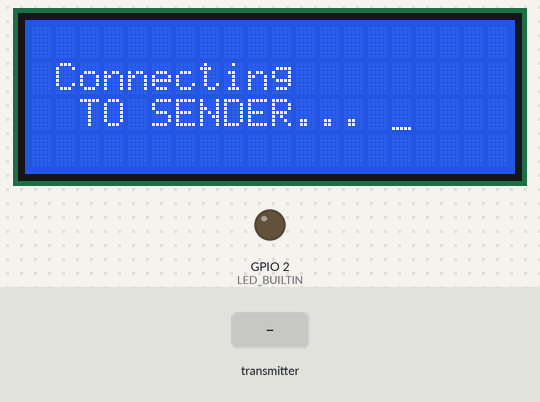
A sketch run on a simulated ESP8266 (NodeMCU). Parts: 20×4 character LCD, output pins drawn as LEDs (lit = HIGH, except the on-board LED, lit = LOW). Inputs (shaded band) come from the test bench. What the sketch prints to the serial monitor is not drawn.

Above: at 2.1 s.
2.2 s: the transmitter starts sending a = 0
At 3.4 s:
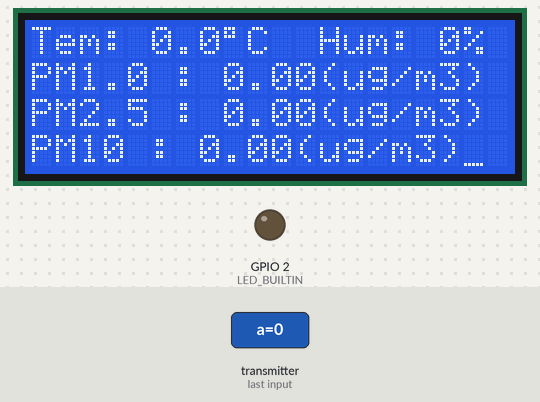
3.8 s: the transmitter starts sending h = 100
At 5.0 s:
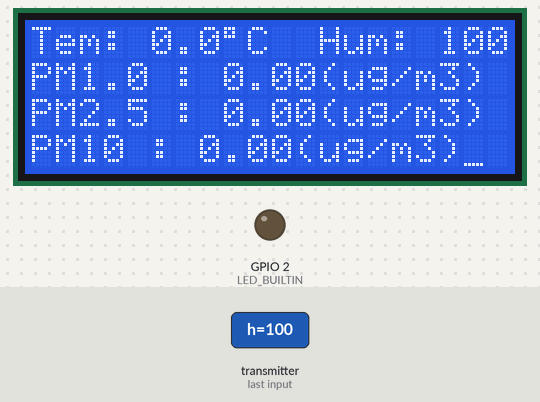
5.4 s: the transmitter starts sending pm1 = 100
At 6.3 s:
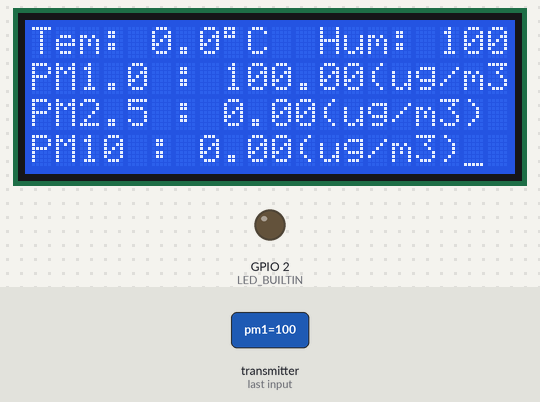
7.0 s: the transmitter starts sending pm25 = 100
At 8.3 s:
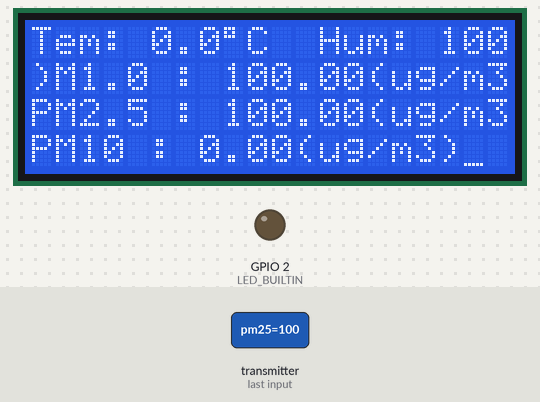
8.6 s: the transmitter starts sending h = 25
At 9.9 s:
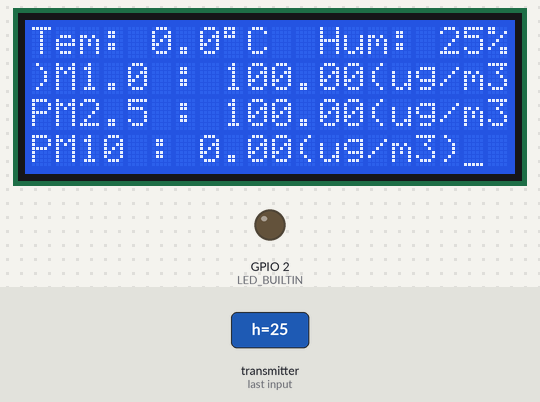
10.2 s: the transmitter starts sending pm1 = 25
At 11.1 s:
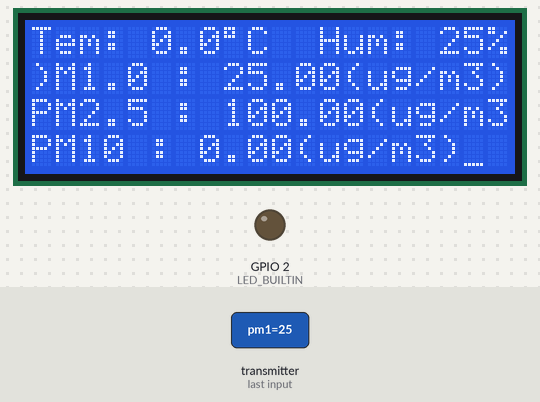
Timing chart, 0 to 12.8 s (numbered marks = the images above; inputs shaded):
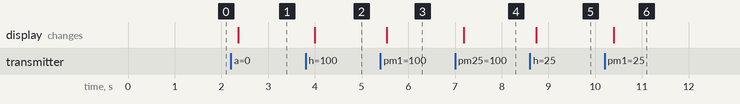

The sketch:

ESP_NOW_PMS5003_Receiver.ino
```cpp
    // Receiver


#include <ESP8266WiFi.h>
#include <espnow.h>
#include <LiquidCrystal_I2C.h>

LiquidCrystal_I2C lcd(0x27, 20, 4);

//LiquidCrystal_I2C lcd(0x27, 16, 2); // for 16*2 LCD I2C

// #include <LiquidCrystal.h>  // for no I2C

//LiquidCrystal lcd(4, 0, 2, 14, 12, 13); // RS=D2, EN=D3, D4=D4, D5=D5, D6=D6, D7=D7 pin configuration

// Structure example to receive data
// Must match the sender structure
typedef struct struct_message {
    char a[32];
    String st;
    float t;
    String sh;
    float h;

    float pm1;
    String spm1;
    float pm25;
    String spm25;
    float pm10;
    String spm10;

} struct_message;

// Create a struct_message called myData
struct_message myData;


void setup() {
  // Initialize Serial Monitor
  Serial.begin(115200);
  pinMode(LED_BUILTIN, OUTPUT);
  //lcd.begin(16, 2); // for no I2C // Initialize the LCD columns and rows

  lcd.init();
  lcd.backlight();
  lcd.clear(); // Clear the LCD screen
  lcd.setCursor(0, 1);
  lcd.cursor();
  lcd.print(" Connecting ");
  lcd.setCursor(0, 2);
  lcd.print("  TO SENDER... ");
  delay(900);
  // Set device as a Wi-Fi Station
  WiFi.mode(WIFI_STA);
    Serial.println();
    digitalWrite(LED_BUILTIN, HIGH);
    Serial.print("Board MAC Address:  ");
    //WiFi.mode(WIFI_AP_STA);
    Serial.println(WiFi.macAddress());


  // Init ESP-NOW
  if (esp_now_init() != 0) {
    Serial.println("Error initializing ESP-NOW");
    lcd.clear(); // Clear the LCD screen
    digitalWrite(LED_BUILTIN, LOW);
    lcd.setCursor(0, 1);
    lcd.print(" CONNECTION");
    lcd.setCursor(0, 2);
    lcd.print("  FAILED ");
    delay(60);
    digitalWrite(LED_BUILTIN, HIGH);
    delay(60);
    digitalWrite(LED_BUILTIN, LOW);
    delay(900);
    return;
  }

  // Once ESPNow is successfully Init, we will register for recv CB to
  // get recv packer info
  esp_now_set_self_role(ESP_NOW_ROLE_SLAVE);
  esp_now_register_recv_cb(OnDataRecv);
  //  digitalWrite(LED_BUILTIN, HIGH);
  //   delay(60);
  //   digitalWrite(LED_BUILTIN, LOW);
}

// Callback function that will be executed when data is received
void OnDataRecv(uint8_t * mac, uint8_t *incomingData, uint8_t len) {
  memcpy(&myData, incomingData, sizeof(myData));
  // digitalWrite(LED_BUILTIN, LOW);
  //   delay(60);
  //   digitalWrite(LED_BUILTIN, HIGH);
  Serial.print("Bytes received: ");
  Serial.println(len);
  lcd.clear();
  Serial.print("Temperature: ");
  Serial.print(myData.t);
  Serial.print(" ");
  Serial.print((char)223);
  Serial.println("C");

  Serial.print("Humidity: ");
  Serial.print(myData.h);
  Serial.println(" %");

    Serial.print("PM1.0 :");
    Serial.print(myData.pm1);
    Serial.println("(ug/m3)");

    Serial.print("PM2.5 :");
    Serial.print(myData.pm25);
    Serial.println("(ug/m3)");

    Serial.print("PM10 :");
    Serial.print(myData.pm10);
    Serial.println("(ug/m3)");

  Serial.println();

  lcdDisplay();

}
void lcdDisplay(){
  lcd.clear(); // Clear the LCD screen
  delay(30);
  lcd.setCursor(0, 0);
  lcd.print("Tem: ");
  lcd.print(myData.t,1);

  lcd.print((char)223);
  lcd.print("C");
  lcd.setCursor(12, 0);
  lcd.print("Hum: ");
  lcd.print(myData.h,0);
  lcd.print("%");

    lcd.setCursor(0, 1);
    lcd.print("PM1.0 : ");
    lcd.print(myData.pm1);
    lcd.print("(ug/m3)");

    lcd.setCursor(0, 2);
    lcd.print("PM2.5 : ");
    lcd.print(myData.pm25);
    lcd.print("(ug/m3)");

    lcd.setCursor(0, 3);
    lcd.print("PM10 : ");
    lcd.print(myData.pm10);
    lcd.print("(ug/m3)");


}


void loop() {

}
```

Measured:
- after the input at 2.2 s, the display: changes after 0.15 s (image 1)
- after the input at 3.8 s, the display: changes after 0.20 s (image 2)
- after the input at 5.4 s, the display: changes after 0.13 s (image 3)
- after the input at 7.0 s, the display: changes after 0.19 s (image 4)
- after the input at 8.6 s, the display: changes after 0.14 s (image 5)
- after the input at 10.2 s, the display: changes after 0.20 s (image 6)
